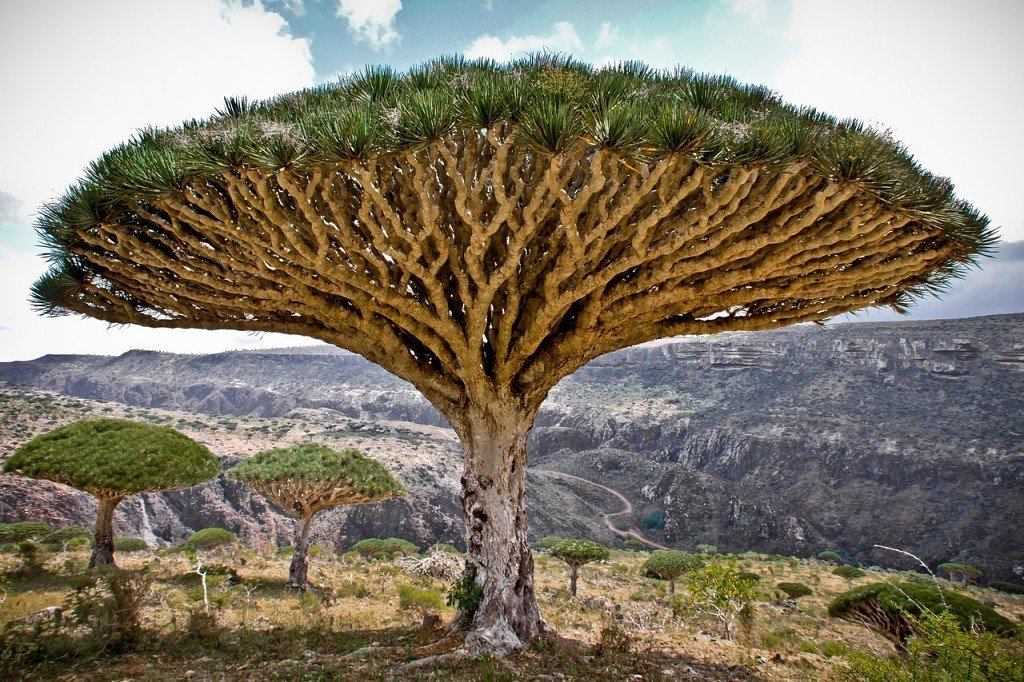
#> input picture img.jpg, 1024 x 682 px
$ python filter_with_params.py
#> lines starting #> are read from the running program, lines starting #| are printed output that depends on the picture
from PIL import Image
import numpy as np


def convert_image_to_mosaic(image, size, gradation_step):
    for x in range(0, len(image), size):
        for y in range(0, len(image[0]), size):
            image[x:x + size, y:y + size] = get_average_brightness(
                image[x:x + size, y:y + size], size, gradation_step)
    return image


def get_average_brightness(block, size, gradation_step):
    average_color = (block[:size, :size].sum() / 3) // size ** 2
    return int(average_color // gradation_step) * gradation_step


def main():
    image_file = Image.open('img.jpg')
#> image_file is the input picture: PIL image 1024x682 RGB; mean R, G, B 128.4, 120.1, 103.3
    block_size = 10
    gradations_count = 50
    image = np.array(image_file)
    gradation_step = 255 // gradations_count

    res = Image.fromarray(convert_image_to_mosaic(image, block_size, gradation_step))
#> the loop in convert_image_to_mosaic, `for x in range(0, len(image), size):` made 69 passes
#> x on passes 8 to 19: 70, 80, 90, 100, 110, 120, 130, 140, 150, 160, 170, 180
#> x on passes 2 to 7: 10, 20, 30, 40, 50, 60
#> after the loop in convert_image_to_mosaic, `for x in range(0, len(image), size):`:
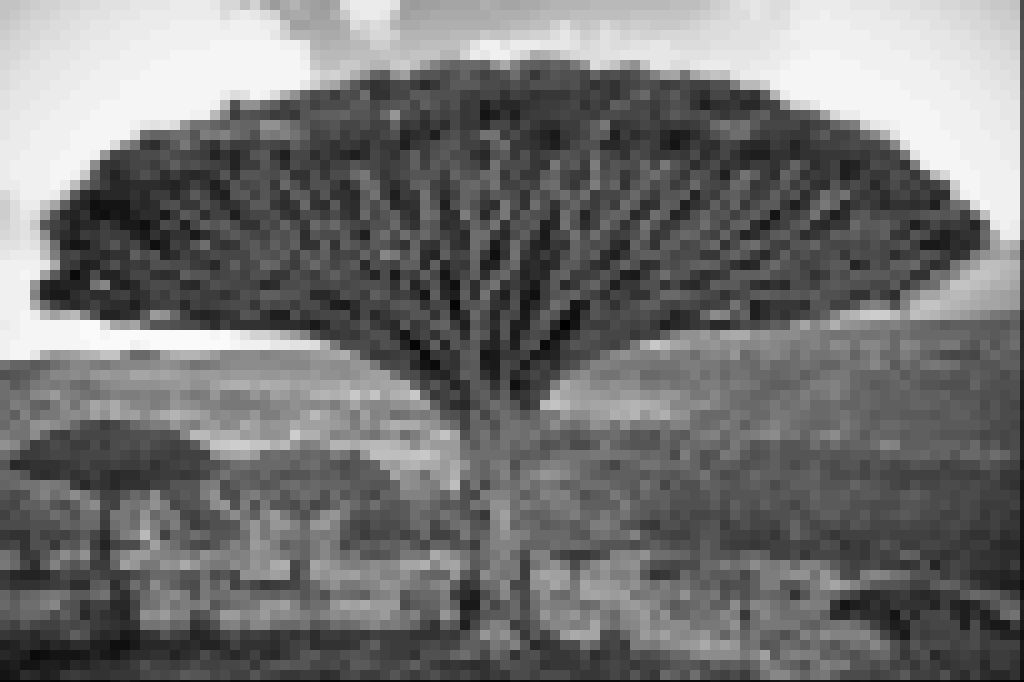
#> image: shape (682, 1024, 3); min 0, max 250, mean 114.3
    res.save('res_filter_with_params.jpg')

if __name__ == '__main__':
    main()

$ run again, with pJ1OxHtGHV0.jpg copied over img.jpg
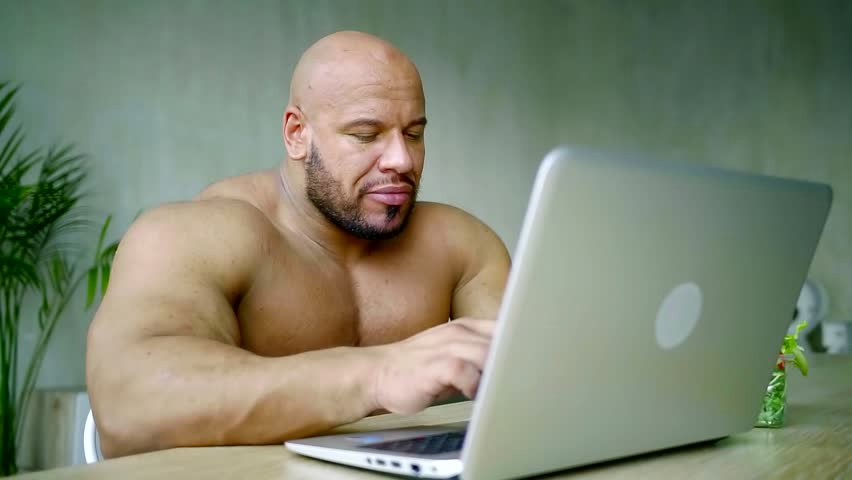
#> input picture pJ1OxHtGHV0.jpg, 852 x 480 px
#> in main, image_file is the input picture: PIL image 852x480 RGB; mean R, G, B 127.2, 133.6, 113.3
#> the loop in convert_image_to_mosaic, `for x in range(0, len(image), size):` made 48 passes
#> x on passes 10 to 17: 90, 100, 110, 120, 130, 140, 150, 160
#> after the loop in convert_image_to_mosaic, `for x in range(0, len(image), size):`:
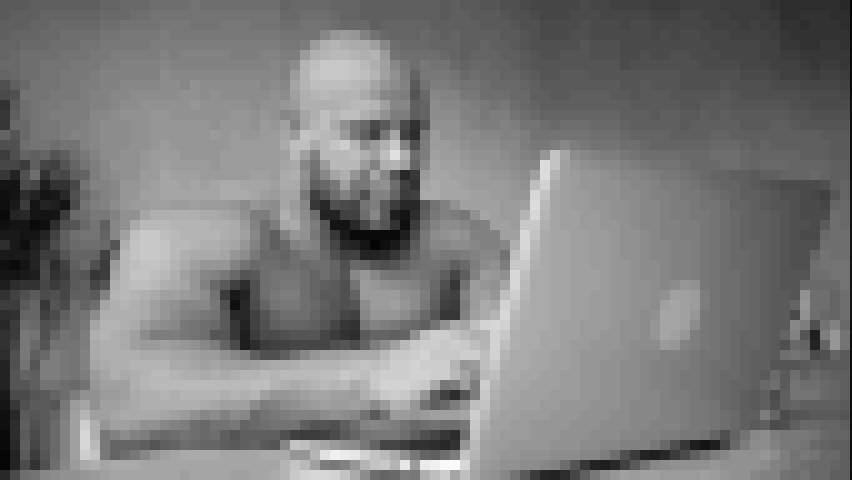
#> image: shape (480, 852, 3); min 5, max 250, mean 122
